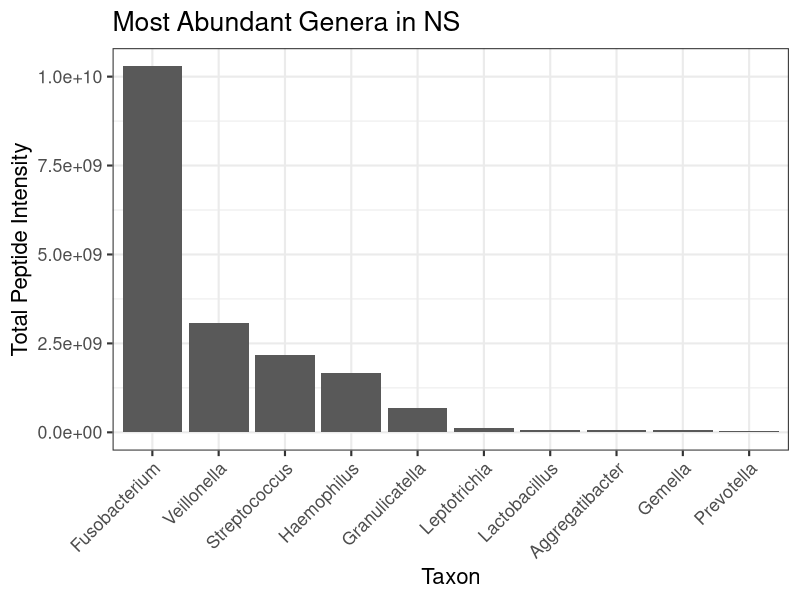
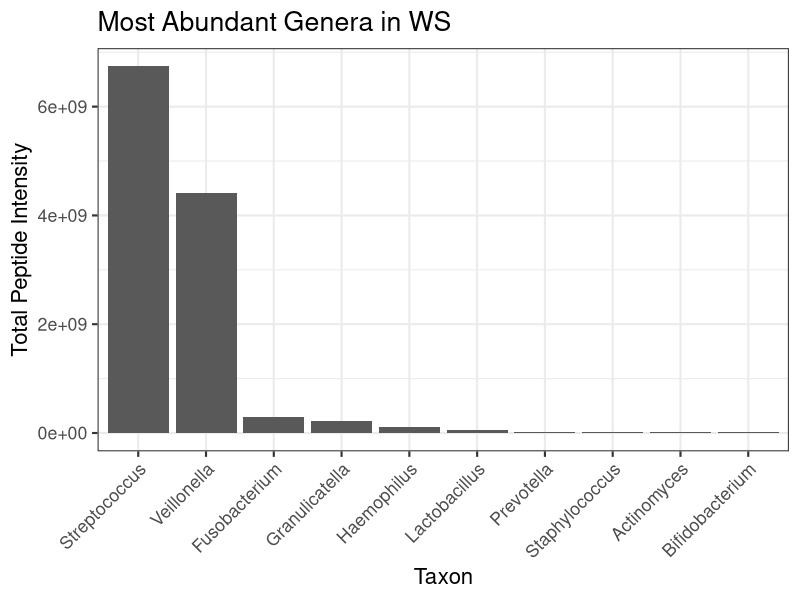
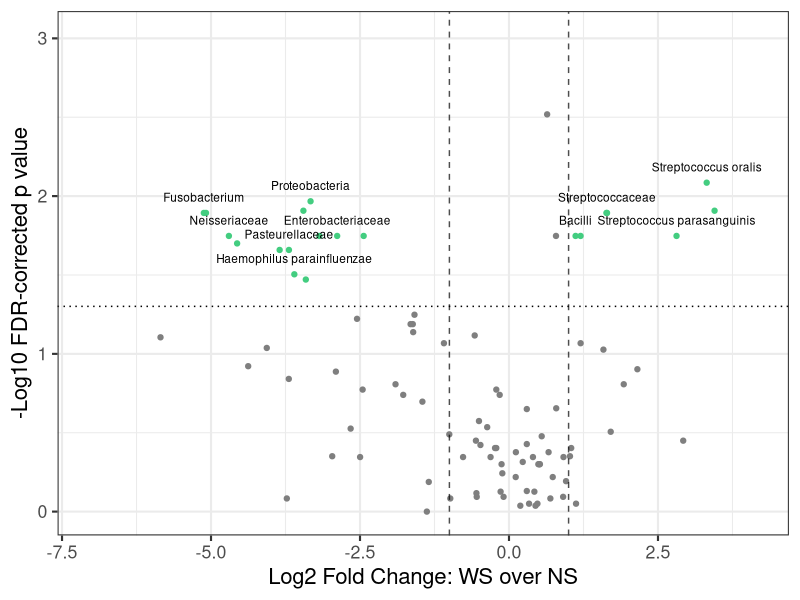
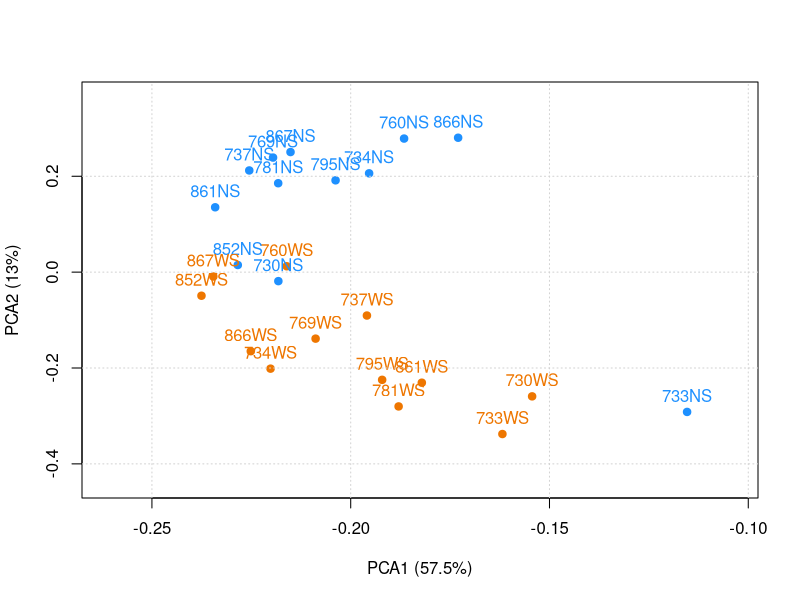
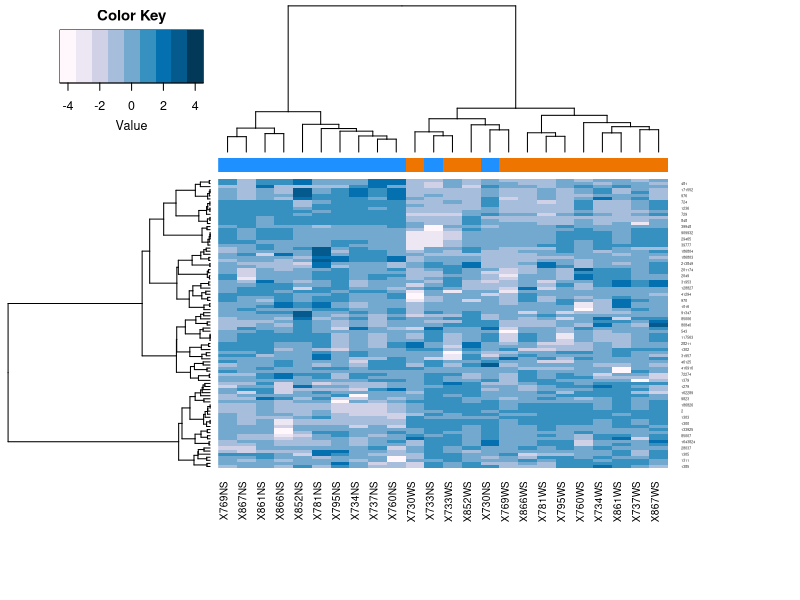
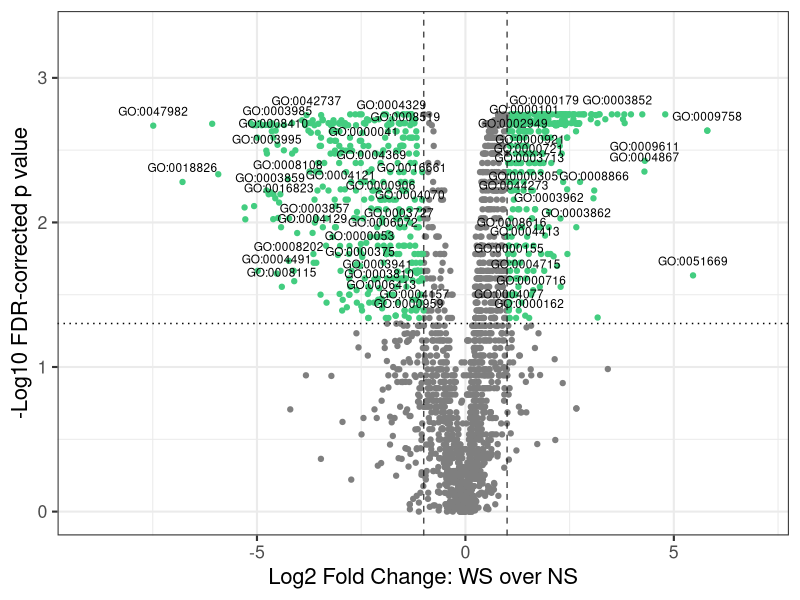
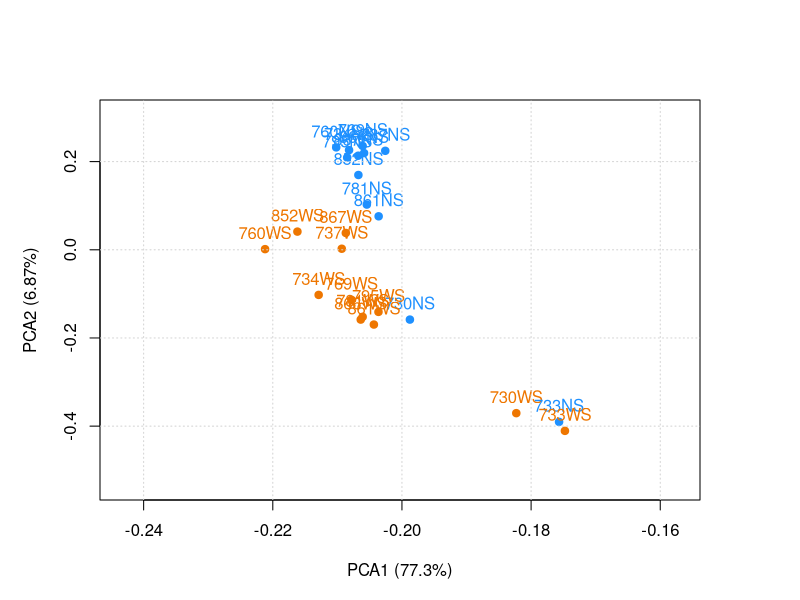
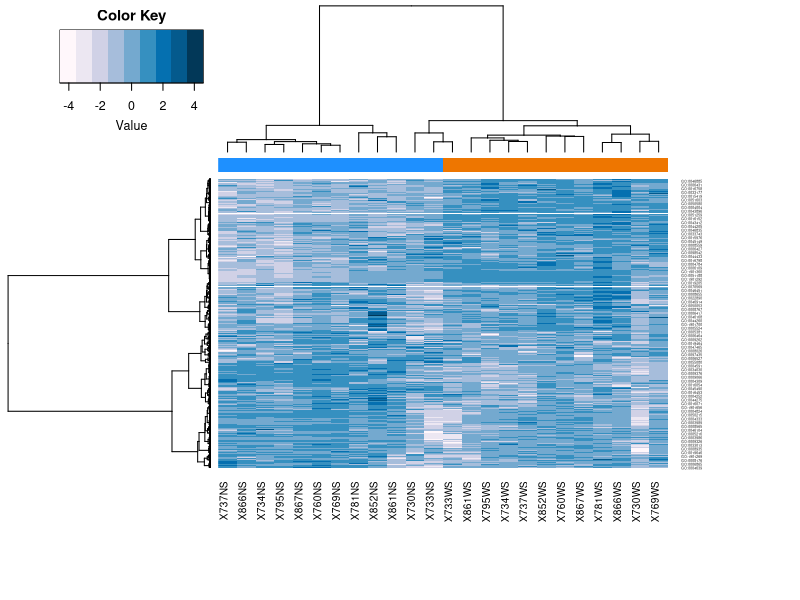

These charts were generated, in order, by the following R code: (Note: this script raises an error after producing the figures.)
## ---- chunk 1
knitr::opts_chunk$set(echo = TRUE)
library(ggplot2)
library(dplyr)
library(reshape2)
library(ggfortify)
library(gplots)
library(stringr)
library(kableExtra)
## ---- chunk 2
# library(RColorBrewer)
ns_ws_color_values <- c("dodgerblue", "darkorange2")
volcano_colors <- scale_color_manual(values = c("grey50", "seagreen3"), guide = FALSE)
ns_ws_colors <- rep(ns_ws_color_values, 12)
heatmap_colors <- c("#FFF7FB", "#ECE7F2", "#D0D1E6", "#A6BDDB", "#74A9CF",
                    "#3690C0", "#0570B0", "#045A8D", "#023858")
## ---- chunk 3
tax_descript <- read.delim('mqome_outputs/tax_filt_out.tab')

tax_samp_columns <- 6:29
tax_samp_names <- names(tax_descript)[tax_samp_columns]
ns_names <- tax_samp_names[seq(1, length(tax_samp_names), by = 2)]
ws_names <-  tax_samp_names[seq(2, length(tax_samp_names), by = 2)]

not_useful <- c('root', 'Bacteria', 'Metazoa', 'Chordata', 'Sus')
# clean <- filter(tax_descript, !(taxon_name %in% not_useful)) %>%
#     melt(id.vars = "taxon_name", measure.vars = c('NS_mean', 'WS_mean'))

ns <- filter(tax_descript, !is.na(NS_mean) & !(taxon_name %in% not_useful) & rank == "genus") %>%
    arrange(-NS_mean) %>%
    head(10)
ws <- filter(tax_descript, !is.na(WS_mean) & !(taxon_name %in% not_useful) & rank == "genus") %>%
    arrange(-WS_mean) %>%
    head(10)
    
ggplot(ns) +
    geom_bar(aes(x = reorder(taxon_name, -NS_mean), y = 2^NS_mean), stat = "identity") +
    theme_bw(base_size = 16) + 
    theme(axis.text.x = element_text(angle = 45, hjust=1, vjust=1)) +
    labs(x = "Taxon", y = "Total Peptide Intensity",
         title = "Most Abundant Genera in NS")

ggplot(ws) +
    geom_bar(aes(x = reorder(taxon_name, -WS_mean), y = 2^WS_mean), stat = "identity") +
    theme_bw(base_size = 16) + 
    theme(axis.text.x = element_text(angle = 45, hjust=1, vjust=1)) +
    labs(x = "Taxon", y = "Total Peptide Intensity",
         title = "Most Abundant Genera in WS")
## ---- chunk 4
library(ggplot2)
plt_volcano <- function(df, fc_name = "log2fc_NS_over_WS", xlab = "Log2 Fold Change: WS over NS",
                        textcol = "id",
                        ylab = "-Log10 FDR-corrected p value"){
    df$rev_fc <- (-1) * df[, fc_name]
    df$neglog10p <- -log10(df[, "corrected_p"])
    df$id <- df[, textcol]
    xmax <- max(df$rev_fc) * 1.2
    xmin <- min(df$rev_fc) * 1.2
    ymax <- max(df$neglog10p) * 1.2
    ymin <- min(df$neglog10p) * 1.2
    ggplot(df, aes(x = rev_fc, y = neglog10p)) + 
        geom_point(aes(color = de)) + 
        geom_text(data = subset(df, de),
                  aes(label = id), check_overlap = TRUE, nudge_y = 0.1,
                  size = 3) +
        geom_vline(xintercept = -1, lty = 2, alpha = 0.7) + 
        geom_vline(xintercept = 1, lty = 2, alpha = 0.7) +
        geom_hline(yintercept = -log10(0.05), lty = 3) +
        theme_bw(base_size=16) +
        volcano_colors +
        scale_x_continuous(limits = c(xmin, xmax)) +
        scale_y_continuous(limits = c(ymin, ymax)) +
        labs(x = xlab, y = ylab)
}

tax <- read.delim('mqome_outputs/tax_test_out.tab') %>%
    mutate(de = abs(log2fc_NS_over_WS) > 1 & corrected_p < 0.05)

plt_volcano(tax, textcol = "taxon_name")
# ggsave("plots/tax_volcano.png", dpi = 700, width = 6, height = 5, units = "in")
## ---- chunk 5
knitr::kable(filter(tax, de) %>%
                 arrange(log2fc_NS_over_WS) %>% select(id, taxon_name, rank,
                                                       log2fc_NS_over_WS, corrected_p)) %>%
    kable_styling()
## ---- chunk 6
cor.dist <- function(x){
    as.dist(1-cor(t(x)))
}
hclust.ward <- function(x) {
    hclust(x,method="ward.D")
}


impute <- function(mat) {
    mat[mat == 0] <- NA
    mat[is.na(mat)] <- min(mat, na.rm = TRUE) * 1e-3
    mat
}

pad <- function(data, multiple){
    mind <- min(data)
    maxd <- max(data)
    if (mind >= 0){
        pmind <- mind - mind * (multiple - 1)
    } else {
        pmind <- mind + mind * (multiple - 1)
    }
    if (maxd >= 0){
        pmaxd <- maxd * multiple
    } else {
        pmaxd <- maxd - maxd * (multiple - 1)
    }
    c(pmind, pmaxd)
}

plt_principal_components <- function(df, samp_columns, cols){
    mat <- impute(data.matrix(df[, samp_columns]))
    pr <- prcomp(mat, scale=TRUE, center=TRUE)
    xpadding <- 1.1
    ypadding <- 1.3
    plot(pr$rotation,
         xlab = paste("PCA1 (",
                  format(summary(pr)$importance[2, 1]*100, digits = 3), "%)",
                  sep = ""),
         ylab = paste("PCA2 (",
                  format(summary(pr)$importance[2, 2]*100, digits = 3), "%)",
                  sep = ""),
         col = cols, pch = 20,
         xlim = pad(pr$rotation[, 1], xpadding),
         ylim = pad(pr$rotation[, 2], ypadding),
         cex = 1.5)
    text(pr$rotation,
        labels = str_remove(colnames(mat), 'X'),
        col = cols,
        pos = 3,
        cex = 1)
    grid()
    return(pr)
}

library(RColorBrewer)
plt_heatmap <- function(df, samp_columns, cols, heatmap_colors = brewer.pal(name = 'PuBu', n = 9)){
    # impute
    mat <- impute(data.matrix(df[, samp_columns]))
    
    # scale rows
    datmat.scale <- t(apply(mat, 1, scale))
    rownames(datmat.scale) <- df$id
    colnames(datmat.scale) <- str_replace(colnames(df[, samp_columns]), "Intensity\\.(.*)", "\\1")
    par(mar = rep(5, 4))
    feature.dend <- as.dendrogram(hclust.ward(cor.dist(datmat.scale)))
    sample.dend <- as.dendrogram(hclust.ward(cor.dist(t(datmat.scale))))
    heatmap.2(datmat.scale,
              Colv = sample.dend,
              Rowv = feature.dend,
              distfun = cor.dist,
              hclustfun = hclust.ward,
              trace="none",
              col = heatmap_colors,
              margins = c(10, 10),
              cexRow = 0.3,
              ColSideColors = ns_ws_colors,
              density.info = "none")
}

make_df_list_from_pca <- function(pca_res, ind_list){
    pointmat <- data.frame(pca_res$rotation[, 1:2])
    grps <- lapply(ind_list, function(i) pointmat[i, ])
    return(grps)
}
grps <- list(seq(1, 24, by = 2),
             seq(2, 24, by = 2))

sep_n <- function(clust){
    # clust is a list of dataframes, where the columns in each dataframe are the
    # intensities for each experimental condition
    nclust <- length(clust)
    means <- lapply(clust, colMeans)
    possible_dists <- combn(1:nclust, 2)
    n_possible_dists <- ncol(possible_dists)
    dists <- rep(0, n_possible_dists)
    for (i in 1:n_possible_dists){
        comb <- possible_dists[, i]
        dists[i] <- sum((means[[comb[1]]] - means[[comb[2]]])^2)
    }
    avg_dist <- mean(dists)
    within_variance <- sapply(1:nclust, function(i) mean((clust[[i]] - means[[i]])^2))
    avg_dist / sum(within_variance)
}

## ---- chunk 7
tax_descript <- read.delim('mqome_outputs/tax_filt_out.tab')
# ge3 <- (rowSums(!is.na(tax_descript[, ns_names])) >= 3) & (rowSums(!is.na(tax_descript[, ws_names])) >= 3)
# tax_descript <- tax_descript[ge3, ]

# principal components, tax
tpr <- plt_principal_components(tax_descript, tax_samp_columns, ns_ws_colors)
tax_df_grps <- make_df_list_from_pca(tpr, grps)
tax_sep <- sep_n(tax_df_grps)
tax_sep
## ---- chunk 8
# heatmap, tax
plt_heatmap(tax_descript, tax_samp_columns, ns_ws_cols)
## ---- chunk 9
func <- read.delim('mqome_outputs/func_full_test_out.tab') %>%
    mutate(de = abs(log2fc_NS_over_WS) > 1 & corrected_p < 0.05)
fc <- "log2fc_NS_over_WS"
p <- "corrected_p"
plt_volcano(func)

# ggsave("plots/func_full_volcano.png",dpi = 700, width = 10, height = 8, units = "in")
## ---- chunk 10
knitr::kable(filter(func, de) %>%
                 arrange(log2fc_NS_over_WS) %>% select(id, name, namespace, log2fc_NS_over_WS)) %>%
    kable_styling()
## ---- chunk 11
# principal components, function
full_func_descript <- read.delim('mqome_outputs/func_full_filt_out.tab')

fpr <- plt_principal_components(full_func_descript, 6:29, ns_ws_colors)

df_list <- make_df_list_from_pca(fpr, grps)
sep_n(df_list)
## ---- chunk 12
# heatmap, function
plt_heatmap(full_func_descript, 6:29, ns_ws_colors)
## ---- chunk 13
tf <- read.delim('mqome_outputs/tf_filt_out.tab')
## ---- chunk 14
go_v <- filter(tf, taxon_name=='Veillonellaceae') %>%
    filter(namespace == "biological_process") %>%
    filter(name != "biological_process") %>%
    mutate(propNS = 2^NS_mean / sum(2^NS_mean, na.rm = TRUE),
           propWS = 2^WS_mean / sum(2^WS_mean, na.rm = TRUE),
           l2fc = log2(propWS/propNS)) %>%
    select(go_id, name, propNS, propWS, l2fc)
go_v_clean <- go_v %>%
    filter(propNS >= 0.01 & propWS >= 0.01) %>%
    select(name, propNS, propWS) %>%
    melt()
ggplot(go_v_clean) +
    geom_bar(aes(x = reorder(name, -value), y = value, fill=variable), stat="identity",
             position="dodge")+
    theme_bw() +
    theme(axis.text.x = element_text(angle = 90, vjust = 1, hjust=1)) +
    labs(x = "Biological Process GO Term", y = "Proportion of total peptide intensity",
         title = "Veillonellaceae")
## ---- chunk 15
arrange(go_veillonellaceae, -l2fc) %>%
    knitr::kable() %>% kable_styling()
## ---- chunk 16
go_strep <- filter(tf, taxon_name == "Streptococcaceae") %>%
    filter(namespace == "biological_process") %>%
    filter(name != "biological_process") %>%
    mutate(propNS = 2^NS_mean / sum(2^NS_mean, na.rm = TRUE),
           propWS = 2^WS_mean / sum(2^WS_mean, na.rm = TRUE),
           l2fc = log2(propWS/propNS)) %>%
    select(go_id, name, propNS, propWS, l2fc) %>%
    arrange(l2fc)
## ---- chunk 17
arrange(go_strep, -propNS) %>%
    knitr::kable() %>% kable_styling()
## ---- chunk 18
go_strep_clean <- go_strep %>%
    filter(propNS >= 0.01 & propWS >= 0.01) %>%
    select(name, propNS, propWS) %>%
    melt()
ggplot(go_strep_clean) +
    geom_bar(aes(x = reorder(name, -value), y = value, fill=variable), stat="identity",
             position="dodge")+
    theme_bw() +
    theme(axis.text.x = element_text(angle = 90, vjust = 1, hjust=1)) +
    labs(x = "Biological Process GO Term", y = "Proportion of total peptide intensity",
         title = "Streptococcaceae")
## ---- chunk 19
suc_props <- filter(tf, go_id == "GO:0005975") %>%
    mutate(propNS = 2^NS_mean / sum(2^NS_mean, na.rm = TRUE),
           propWS = 2^WS_mean / sum(2^WS_mean, na.rm = TRUE),
           l2fc = log2(propWS/propNS)) %>%
    select(taxon_name, propNS, propWS, l2fc) %>%
    filter(!is.na(l2fc)) %>%
    arrange(-l2fc)
## ---- chunk 20
knitr::kable(suc_props) %>% kable_styling()
